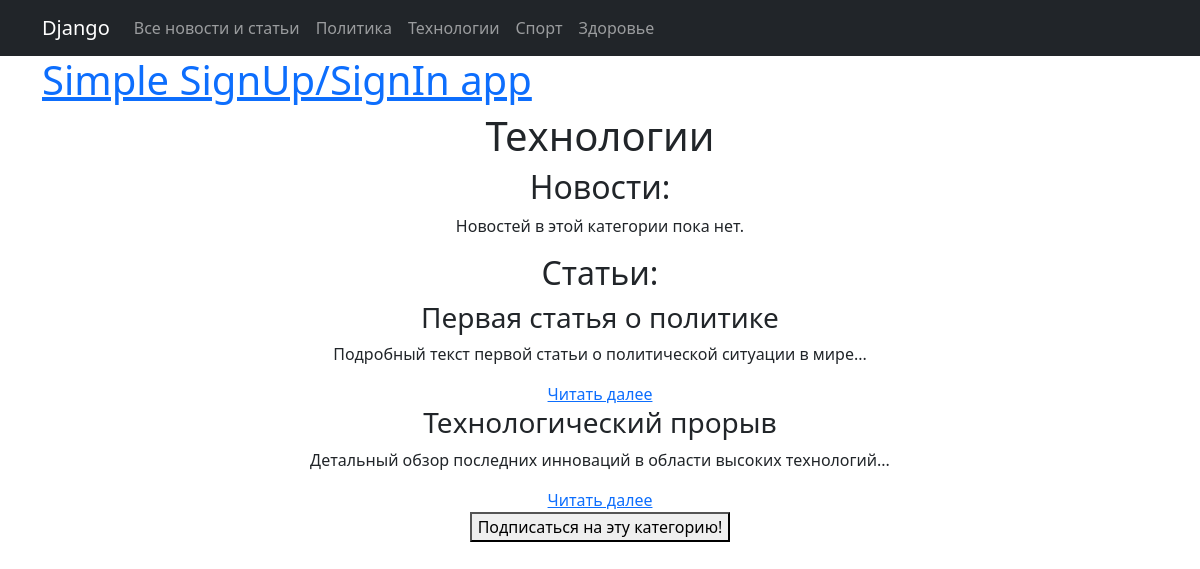
Screenshot of /posts/category/4/ with the database file from the repository.
### post_news/models.py (models this page shows, shortened)
class Category(models.Model):
    name = models.CharField(max_length=255, unique=True)
    subscribers = models.ManyToManyField(User, related_name='subscribed_categories', blank=True)

class Post(models.Model):
    NEWS = 'NW'
    ARTICLE = 'AR'
    POST_TYPES = [
        (NEWS, 'Новость'),
        (ARTICLE, 'Статья')
    ]
    author = models.ForeignKey(Author, on_delete=models.CASCADE)
    post_type = models.CharField(max_length=2, choices=POST_TYPES, default=NEWS)
    created_at = models.DateTimeField(auto_now_add=True)
    categories = models.ManyToManyField(Category, through='PostCategory')
    title = models.CharField(max_length=255)
    text = models.TextField()
    rating = models.IntegerField(default=0)

### post_news/views.py (the view)
# urls.py: path('category/<int:pk>/', CategoryDetailView.as_view(), name='category_detail'),
class CategoryDetailView(DetailView):
    model = Category
    template_name = 'category_detail.html'
    context_object_name = 'category'
    def get_context_data(self, **kwargs):
        context = super().get_context_data(**kwargs)
        post_categories = PostCategory.objects.filter(category=self.object)
        news = Post.objects.filter(
            postcategory__category=self.object,
            post_type=Post.NEWS
        )
        articles = Post.objects.filter(
            postcategory__category=self.object,
            post_type=Post.ARTICLE
        )
        context['news'] = news
        context['articles'] = articles
        return context

### templates/category_detail.html (shortened to what this page needs)
{% extends 'flatpages/default.html' %}
{% block content %}
<h1>{{ category.name }}</h1>
<h2>Новости:</h2>
{% for post in news %}
    <div class="news-item">
        <h3>{{ post.title }}</h3>
        <p>{{ post.text|truncatewords:20 }}</p>
        <a href="{% url 'post_detail' post.pk %}">Читать далее</a>
    </div>
{% empty %}
    <p>Новостей в этой категории пока нет.</p>
{% endfor %}
<h2>Статьи:</h2>
{% for post in articles %}
    <div class="article-item">
        <h3>{{ post.title }}</h3>
        <p>{{ post.text|truncatewords:20 }}</p>
        <a href="{% url 'post_detail' post.pk %}">Читать далее</a>
    </div>
{% empty %}
    <p>Статей в этой категории пока нет.</p>
{% endfor %}
<form method="post" action="{% url 'subscribe' category.id %}">
    <button type="submit">Подписаться на эту категорию!</button>
</form>
{% endblock %}

### rows the page displays
Category: name "Технологии"
Post: title "Первая статья о политике", text "Подробный текст первой статьи о политической ситуации в мире..."
Post: title "Технологический прорыв", text "Детальный обзор последних инноваций в области высоких технологий..."
